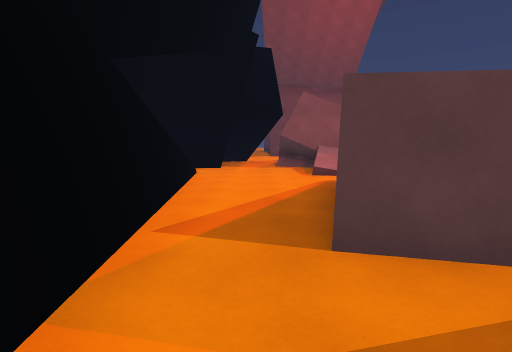
[1] (above)

24 first-person views from a walk through a 3-D level made in the Unity game engine. The camera is 1.5 m above the floor, tilts 6° down and sees 80° across. The floor is counted in squares, 2 m on a side. Each view is taken from the middle of a square. On the plan, view 1 faces up. The plan holds only what a view shows up to about 10 squares ahead; the rest is blank. The place goes on beyond the plan.

[2]
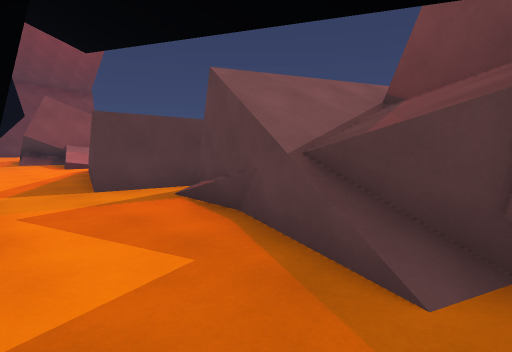

[3]
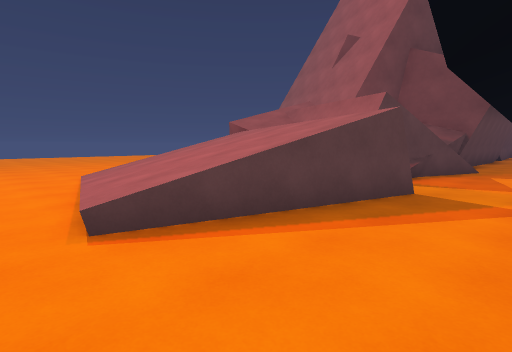

[4]
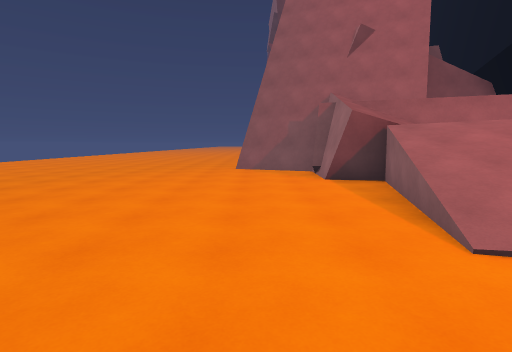

[5]
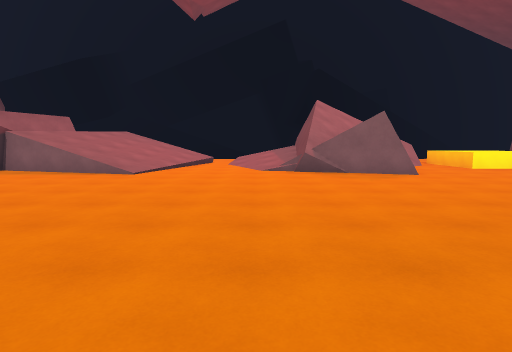

[6]
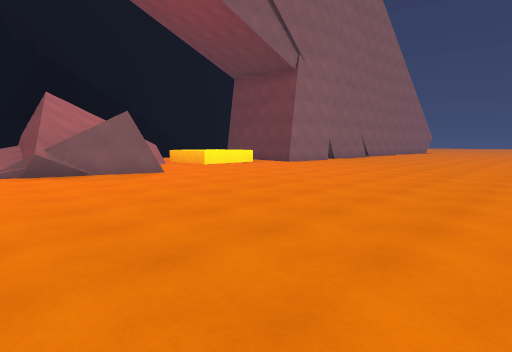

[7]
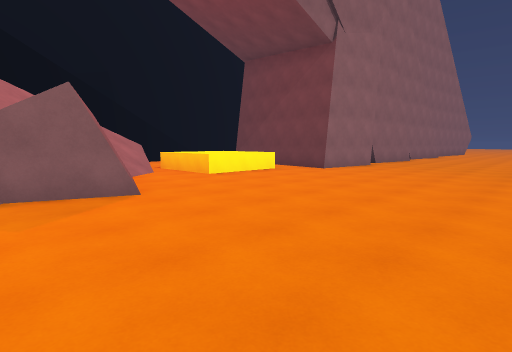

[8]
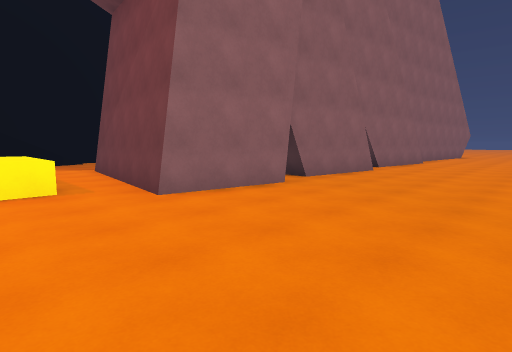

[9]
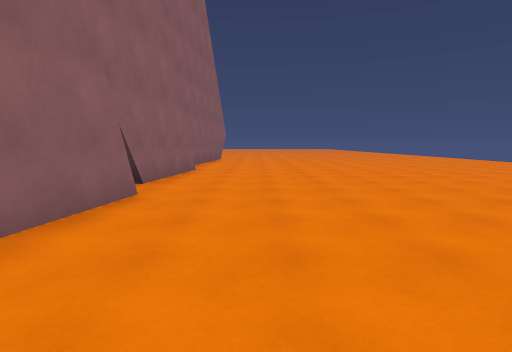

[10]
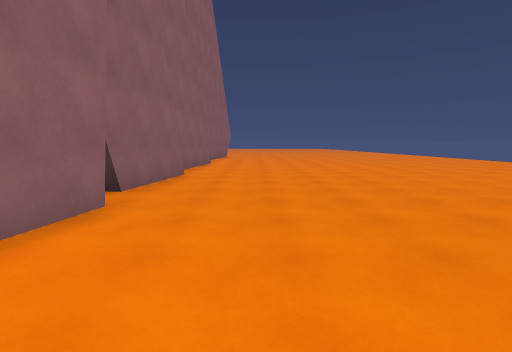

[11]
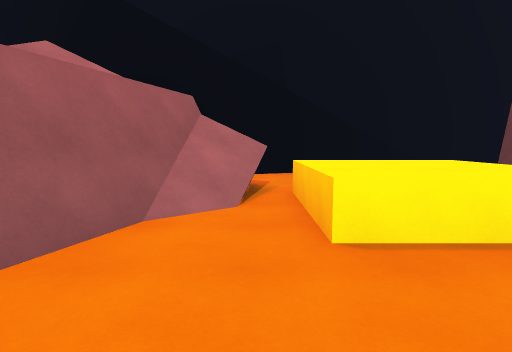

[12]
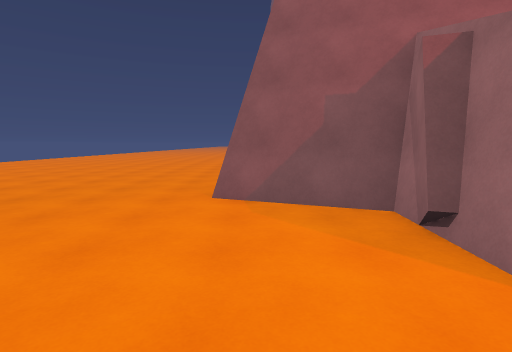

[13]
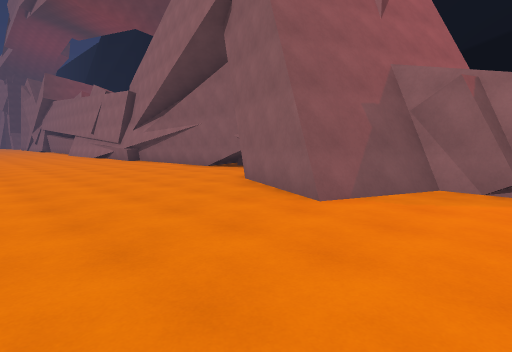

[14]
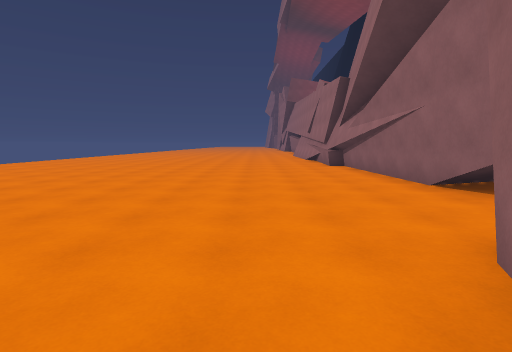

[15]
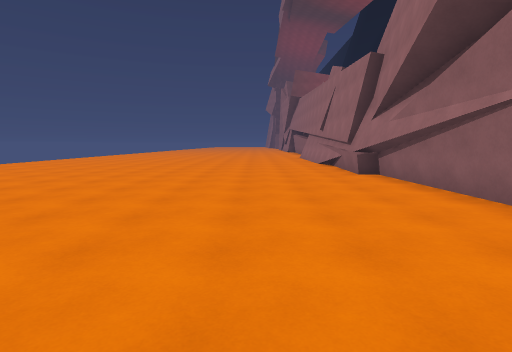

[16]
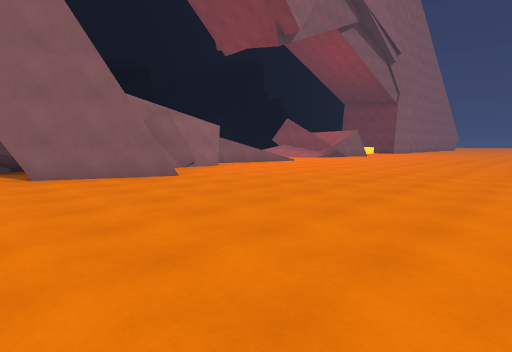

[17]
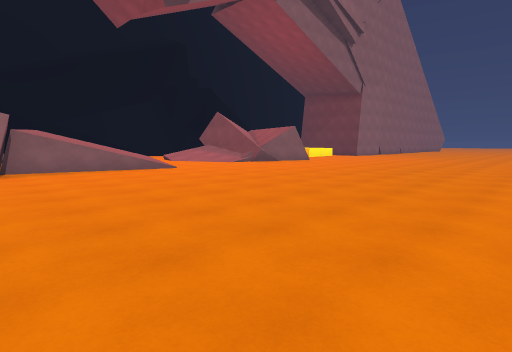

[18]
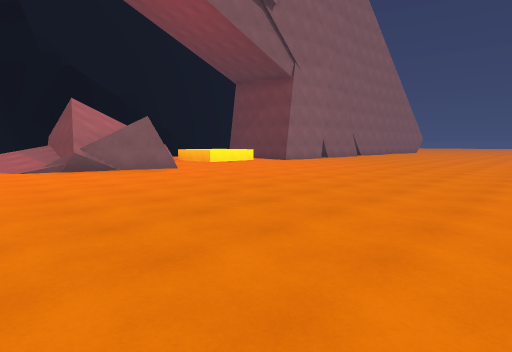

[19]
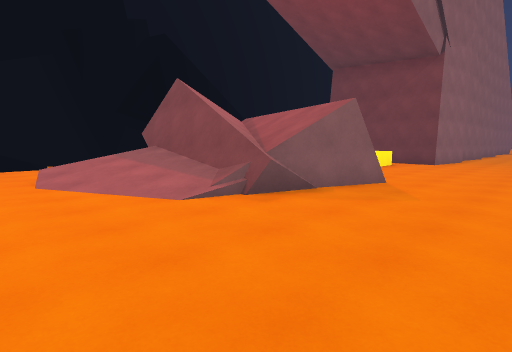

[20]
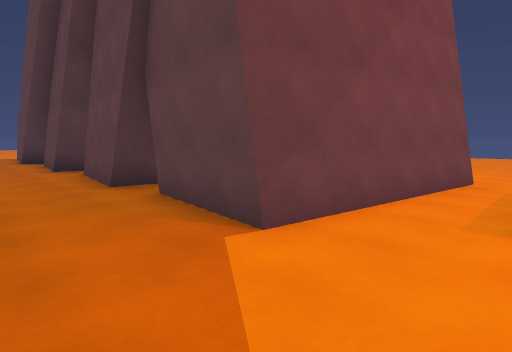

[21]
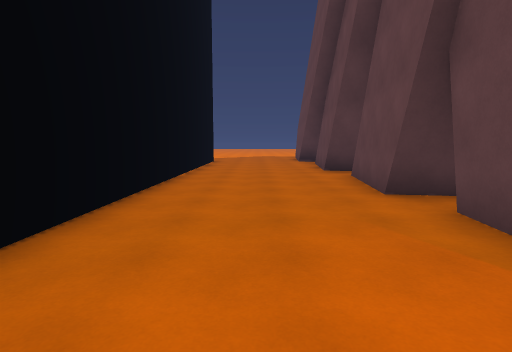

[22]
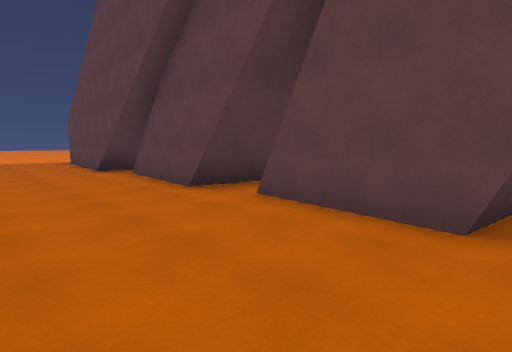

[23]
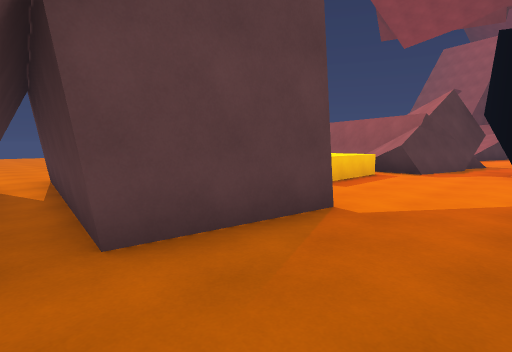

[24]
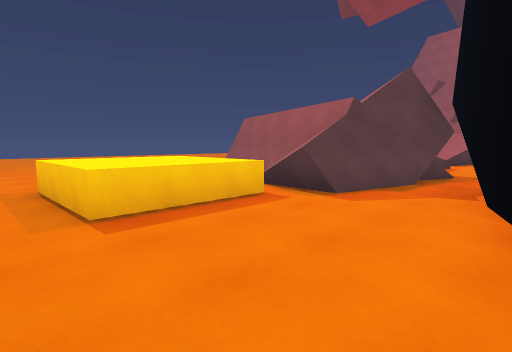

### Floor plan
Key: @ floor where view 1 was taken; # wall or solid block; . floor; / step, stairs or slope; = window, fence, low wall or low ledge; ^ raised ledge.
Columns run from 3 left of view 1 to 15 right of it. Each row starts with its distance up from view 1.
 30   ..##   ..........
 29   ...#   #.........
 28 #...##   #.........
 27 #...#    #.........
 26 #...##   #.........
 25 #....#   ..........
 24 #...##   #........
 23 #...#    #.......
 22 #...##  ##......
 21 #....####........
 20 #...######........
 19 #...######........
 18 ##................
 17 ##....^^..........
 16 ###...^^..........
 15 ###...^^..........
 14 ####.#............
 13 ##=#.^#............
 12 #  #######.........
 11    .# ## #.........
 10  ##.####^^.........
  9 ##.../////.........
  8 #/...////..........
  7 #/...//............
  6  /...//............
  5  /.../////.........
  4   /.=/////.........
  3    ./////=.........
  2    .##////.........
  1    ..# ^^#.........
  0    @.###^#.........
 -1    .## ###.........
 -2    .^    ###.......
 -3   ..#     ##.......
 -4    .#     #........
 -5    .#   ###........
 -6          #.........
 -7          #.........
 -8         ##.........
 -9          #........
-10          #.........
-11          #.........
-12          #.........
-13          #.........
-14          #.........
-15          #.........
-16          #.........

Positions as (right, up) in squares from view 1, and headings:
1: (0, 0), facing up
2: (-1, -3), facing up-right
3: (-1, 7), facing down-right
4: (8, 7), facing down
5: (14, 8), facing left
6: (14, 8), facing up-left
7: (11, 10), facing up-left
8: (10, 16), facing up-left
9: (8, 20), facing up
10: (8, 17), facing up
11: (7, 14), facing left
12: (8, 2), facing down
13: (12, 0), facing down-left
14: (9, -3), facing down
15: (9, -6), facing down
16: (15, -6), facing up-left
17: (15, 0), facing up-left
18: (15, 7), facing up-left
19: (9, 6), facing up-left
20: (-1, 17), facing up-right
21: (-1, 18), facing up
22: (-2, 22), facing up-right
23: (-1, 22), facing down-right
24: (-1, 18), facing down-right
